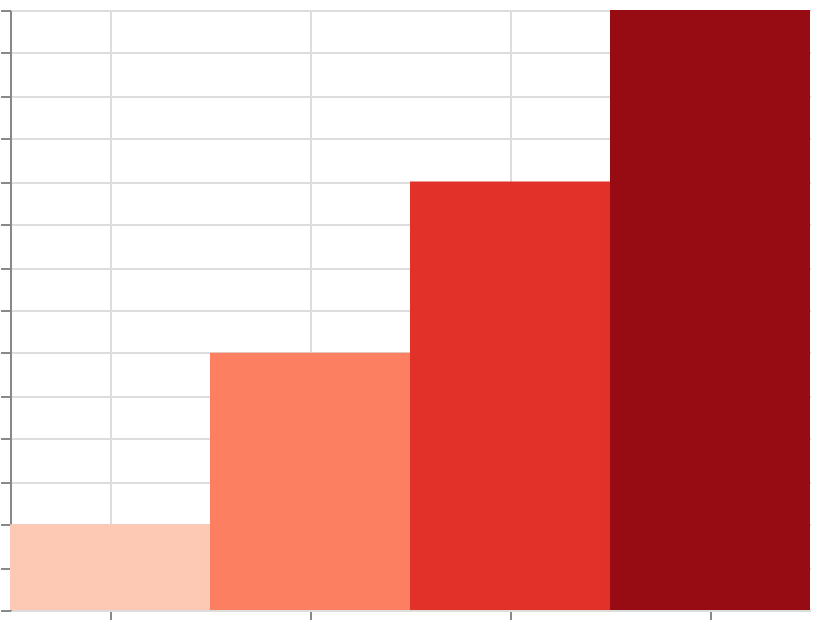

Source (Vega-Lite JSON):
### Vega specification from a JSON file in a GitHub repository (floating-point values rounded to 4 significant figures)
{"$schema": "https://vega.github.io/schema/vega/v6.json", "width": 400, "height": 300, "padding": 5, "autosize": "none", "data": [{"name": "table", "values": [{"cat": "A", "val": 10}, {"cat": "B", "val": 30}, {"cat": "C", "val": 50}, {"cat": "D", "val": 70}]}], "scales": [{"name": "x", "type": "band", "domain": {"data": "table", "field": "cat", "sort": true}, "range": "width"}, {"name": "y", "type": "linear", "domain": {"data": "table", "field": "val"}, "range": [{"signal": "height"}, 0], "zero": true, "nice": true}, {"name": "color", "type": "sequential", "domain": {"data": "table", "field": "val"}, "scheme": "reds"}], "marks": [{"type": "rect", "from": {"data": "table"}, "encode": {"update": {"x": {"scale": "x", "field": "cat"}, "width": {"scale": "x", "band": 1}, "y": {"scale": "y", "field": "val"}, "y2": {"scale": "y", "value": 0}, "fill": {"scale": "color", "field": "val"}}}}], "axes": [{"scale": "x", "orient": "bottom", "grid": true, "labels": false}, {"scale": "y", "orient": "left", "grid": true, "labels": false}], "legends": [{"fill": "color"}]}
